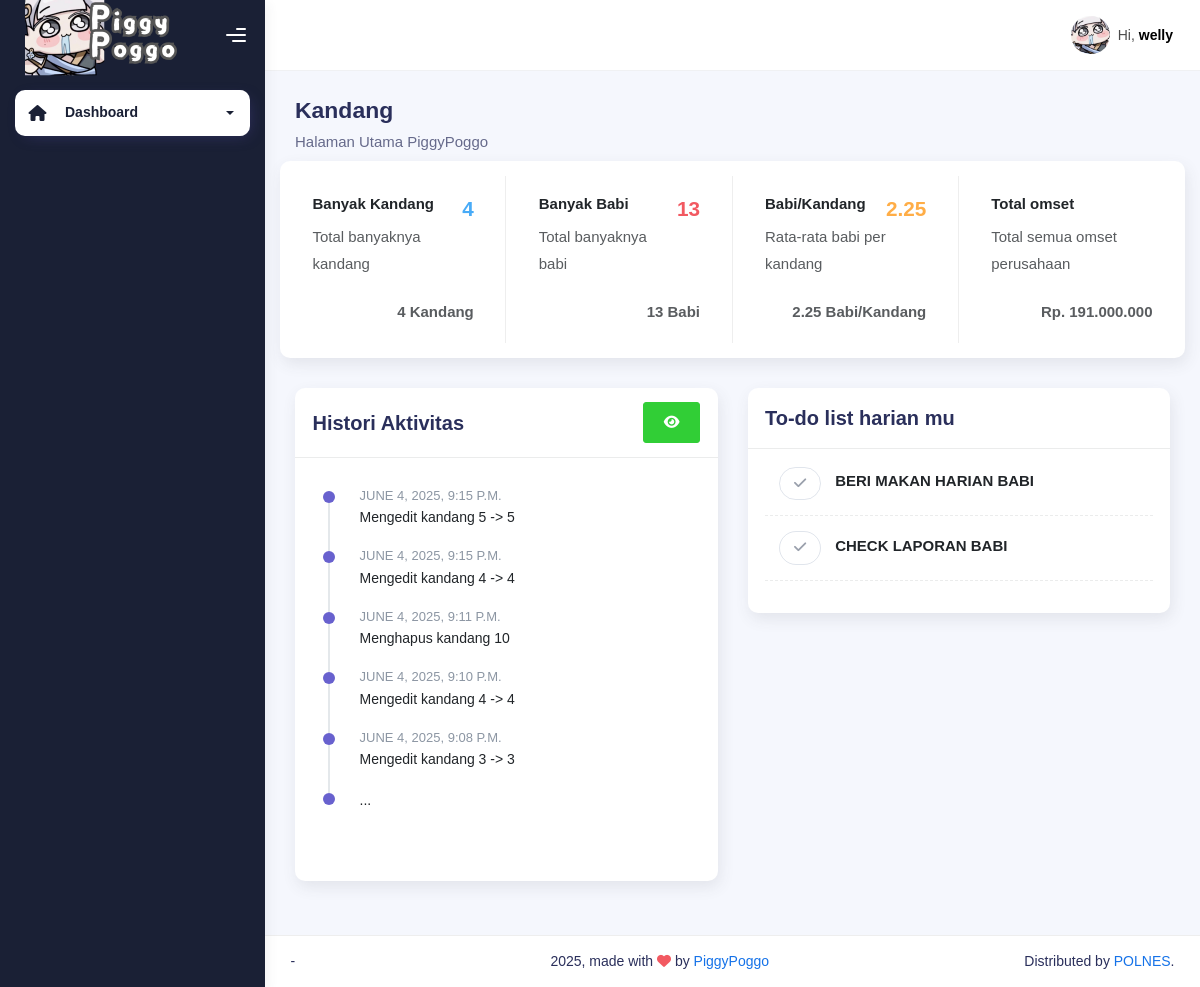
Screenshot of /dashboard (signed in) with the database file from the repository.
### piggypoggo_app/models.py (models this page shows, shortened)
class Riwayat(models.Model):
    riwayat = models.TextField(null=True, blank=True)
    tanggal = models.DateTimeField(auto_now_add=True)
    def __str__(self):
        return f'{self.riwayat}'

class DailyDetail(models.Model):
    daily = models.ForeignKey(Daily, null=True, blank=True, on_delete=models.CASCADE)
    nama_daily = models.CharField(max_length=50, null=True, blank=True)
    last_check = models.DateField()
    @property
    def get_status(self):
        if self.last_check < date.today():
            return "Belum"
        else:
            return "Sudah"

### piggypoggo_app/views.py (the view)
# urls.py: path('dashboard', views.dashboard, name="dashboard"),
@login_required
@status_required([1, 2])
def dashboard(request):
    user_profile = UserProfile.objects.get(user=request.user)
    all_riwayats = Riwayat.objects.all().order_by('-pk')
    paginator = Paginator(all_riwayats, 5)
    all_kandang_count = Kandang.objects.all().count()
    all_babi_count = Babi.objects.filter(terjual=False).count()
    babi_per_kandang = Kandang.objects.annotate(babi_count=Count('babi'))
    average_babi_per_kandang = babi_per_kandang.aggregate(avg=Avg('babi_count'))['avg'] or 0
    omset_full = Nota.objects.all().aggregate(total_semua=Sum('total_harga'))['total_semua'] or 0
    omset_full = format_number(omset_full)
    daily = Daily.objects.filter(user=user_profile).first()
    dailies = DailyDetail.objects.filter(daily=daily)
    if request.method == 'POST':
        check_id = request.POST.get('daily')
        daily_detail = DailyDetail.objects.get(pk=check_id)
        daily_detail.last_check = date.today()
        daily_detail.save()
        return redirect('dashboard')
    context = {
        'on': 'utama',
        'all_riwayats': paginator.get_page(1),
        'all_kandang_count': all_kandang_count,
        'all_babi_count': all_babi_count,
        'average_babi_per_kandang': round(average_babi_per_kandang, 2),
        'omset_full': omset_full,
        'dailies': dailies,
    }
    return render(request, 'dashboard.html', context)

### piggypoggo_app/views.py (called while the page is built)
def format_number(value):
    try:
        value = int(value)
        return "{:,}".format(value).replace(",", ".")
    except:
        return value

### piggypoggo_app/templates/dashboard.html (shortened to what this page needs)
{% extends "base-dashboard.html" %} {% load static %}
{% block content %}
<div class="container">
  <div class="page-inner">
    <div class="page-header">
      <h3 class="fw-bold mb-3">Kandang</h3>
    </div>
    <h6 class="op-7 mb-2" style="margin-top: -30px;">Halaman Utama PiggyPoggo</h6>
    <div class="row row-card-no-pd">
      <div class="col-12 col-sm-6 col-md-6 col-xl-3">
        <div class="card">
          <div class="card-body">
            <div class="d-flex justify-content-between">
              <div>
                <h6><b>Banyak Kandang</b></h6>
                <p class="text-muted">Total banyaknya kandang</p>
              </div>
              <h4 class="text-info fw-bold">{{ all_kandang_count }}</h4>
            </div>
            <div class="d-flex justify-content-between mt-2">
              <p class="text-muted mb-0">
                <b>{{ all_kandang_count }} Kandang</b>
              </p>
            </div>
          </div>
        </div>
      </div>
      <div class="col-12 col-sm-6 col-md-6 col-xl-3">
        <div class="card">
          <div class="card-body">
            <div class="d-flex justify-content-between">
              <div>
                <h6><b>Banyak Babi</b></h6>
                <p class="text-muted">Total banyaknya babi</p>
              </div>
              <h4 class="text-danger fw-bold">{{ all_babi_count }}</h4>
            </div>
            <div class="d-flex justify-content-between mt-2">
              <p class="text-muted mb-0">
                <b>{{ all_babi_count }} Babi</b>
              </p>
            </div>
          </div>
        </div>
      </div>
      <div class="col-12 col-sm-6 col-md-6 col-xl-3">
        <div class="card">
          <div class="card-body">
            <div class="d-flex justify-content-between">
              <div>
                <h6><b>Babi/Kandang</b></h6>
                <p class="text-muted">Rata-rata babi per kandang</p>
              </div>
              <h4 class="text-warning fw-bold">{{ average_babi_per_kandang }}</h4>
            </div>
            <div class="d-flex justify-content-between mt-2">
              <p class="text-muted mb-0">
                <b>{{ average_babi_per_kandang }} Babi/Kandang</b>
              </p>
            </div>
          </div>
        </div>
      </div>
      <div class="col-12 col-sm-6 col-md-6 col-xl-3">
        <div class="card">
          <div class="card-body">
            <div class="d-flex justify-content-between">
              <div>
                <h6><b>Total omset</b></h6>
                <p class="text-muted">Total semua omset perusahaan</p>
              </div>
            </div>
            <div class="d-flex justify-content-between mt-2">
              <p class="text-muted mb-0"><b>Rp. {{ omset_full }}</b></p>
            </div>
          </div>
        </div>
      </div>
    </div>
    <div class="row">
      <div class="col-md-6">
        <div class="card">
          <div class="card-header">
            <div class="card-head-row card-tools-still-right">
              <div class="card-title">Histori Aktivitas</div>
              <div class="card-tools">
                <a href="{% url 'riwayat' %}" class="btn btn-success">
                  <i class="fa fa-eye"></i>
                </a>
              </div>
            </div>
          </div>
          <div class="card-body">
            <ol class="activity-feed">
              {% for riwayat in all_riwayats %}
              <li class="feed-item feed-item-secondary">
                <time class="date" datetime="">{{ riwayat.tanggal }}</time>
                <span class="text">
                  {{ riwayat }}
                </span>
              </li>
              {% endfor %}
              <li class="feed-item feed-item-secondary">
                <span class="text">
                  ...
                </span>
              </li>
            </ol>
          </div>
        </div>
      </div>
      <div class="col-md-6">
        <div class="card">
          <div class="card-header">
            <div class="card-head-row">
              <div class="card-title">To-do list harian mu</div>
            </div>
          </div>
          <div class="card-body">
            {% if dailies %}
            {% for daily in dailies %}
            <div class="d-flex align-items-center ms-3">
              <div class="selectgroup selectgroup-pills me-2">
                <form method="POST">
                  <label class="selectgroup-item mb-0">
                    <span class="selectgroup-button">
                      <i class="fas fa-check"></i>
                    </span>
                  </label>
                </form>
              </div>
              <h6 class="text-uppercase fw-bold mb-1 mb-0">
                {{ daily.nama_daily }}
                <span class="text-warning ps-3"></span>
              </h6>
            </div>
            <div class="separator-dashed"></div>
            {% endfor %}
            {% else %}
            <div class="d-flex align-items-center ms-3">
              <h6 class="text-uppercase fw-bold mb-1 mb-0">Tidak ada daily</h6>
            </div>
            {% endif %}
          </div>
        </div>
      </div>
    </div>
  </div>
</div>
{% endblock content %}

### piggypoggo_app/templates/base-dashboard.html (shortened to what this page needs)
{% load static %}
<!DOCTYPE html>
<html lang="en">
  <head>
    <link rel="stylesheet" href="{% static 'css/bootstrap.min.css' %}" />
    <link rel="stylesheet" href="{% static 'css/plugins.min.css' %}" />
    <link rel="stylesheet" href="{% static 'css/piggypoggo.min.css' %}" />
    <link rel="stylesheet" href="https://cdnjs.cloudflare.com/ajax/libs/bootstrap/5.3.3/css/bootstrap-grid.min.css" />
    <link href="https://cdn.jsdelivr.net/npm/select2@4.1.0-rc.0/dist/css/select2.min.css" rel="stylesheet" />
    <link rel="stylesheet" href="https://cdnjs.cloudflare.com/ajax/libs/font-awesome/6.5.1/css/all.min.css">
  </head>
  <body>
    <div class="wrapper">
      <div class="sidebar sidebar-style-2" data-background-color="dark">
        <div class="sidebar-logo">
          <div class="logo-header" data-background-color="dark">
            <a href="index.html" class="logo">
              <img src="{% static 'img/piggypoggo/jinhsilogo.png' %}" alt="navbar brand" class="navbar-brand" height="90" style=""/>
            </a>
            <div class="nav-toggle">
              <button class="btn btn-toggle toggle-sidebar">
                <i class="gg-menu-right"></i>
              </button>
            </div>
          </div>
        </div>
        <div class="sidebar-wrapper scrollbar scrollbar-inner">
          <div class="sidebar-content">
            <ul class="nav nav-secondary">
              <li class="nav-item active">
                <a data-bs-toggle="collapse" href="#dashboard" class="collapsed" aria-expanded="false">
                  <i class="fas fa-home"></i>
                  <p>Dashboard</p>
                  <span class="caret"></span>
                </a>
              </li>
            </ul>
          </div>
        </div>
      </div>
      <div class="main-panel">
        <div class="main-header">
          <nav class="navbar navbar-header navbar-header-transparent navbar-expand-lg border-bottom">
            <div class="container-fluid">
              <ul class="navbar-nav topbar-nav ms-md-auto align-items-center">
                <li class="nav-item topbar-user dropdown hidden-caret">
                  <a class="dropdown-toggle profile-pic" data-bs-toggle="dropdown" href="#" aria-expanded="false">
                    <div class="avatar-sm">
                      <img
                        src="{% static 'img/piggypoggo/jinhsi-icon.png' %}"
                        alt="..."
                        class="avatar-img rounded-circle"
                      />
                    </div>
                    <span class="profile-username">
                      <span class="op-7">Hi,</span>
                      <span class="fw-bold">{{ request.user }}</span>
                    </span>
                  </a>
                </li>
              </ul>
            </div>
          </nav>
        </div>
        {% block content %}{% endblock content %}
      <footer class="footer">
          <div class="container-fluid d-flex justify-content-between">
            <nav class="pull-left">
              <ul class="nav">
                <li class="nav-item">
                  -
                </li>
              </ul>
            </nav>
            <div class="copyright">
              2025, made with <i class="fa fa-heart heart text-danger"></i> by
              <a href="">PiggyPoggo</a>
            </div>
            <div>
              Distributed by
              <a target="_blank" href="">POLNES</a>.
            </div>
          </div>
        </footer>
      </div>
    </div>
  </body>
</html>

### rows the page displays
Riwayat: tanggal "JUNE 4, 2025, 9:15 P.M.", riwayat "Mengedit kandang 5 -> 5"
Riwayat: tanggal "JUNE 4, 2025, 9:15 P.M.", riwayat "Mengedit kandang 4 -> 4"
Riwayat: tanggal "JUNE 4, 2025, 9:11 P.M.", riwayat "Menghapus kandang 10"
Riwayat: tanggal "JUNE 4, 2025, 9:10 P.M.", riwayat "Mengedit kandang 4 -> 4"
Riwayat: tanggal "JUNE 4, 2025, 9:08 P.M.", riwayat "Mengedit kandang 3 -> 3"
DailyDetail: nama_daily "BERI MAKAN HARIAN BABI"
DailyDetail: nama_daily "CHECK LAPORAN BABI"

### other values shown
{{ request.user }} "welly"
{{ all_kandang_count }} "4"
{{ all_babi_count }} "13"
{{ average_babi_per_kandang }} "2.25"
{{ omset_full }} "191.000.000"
